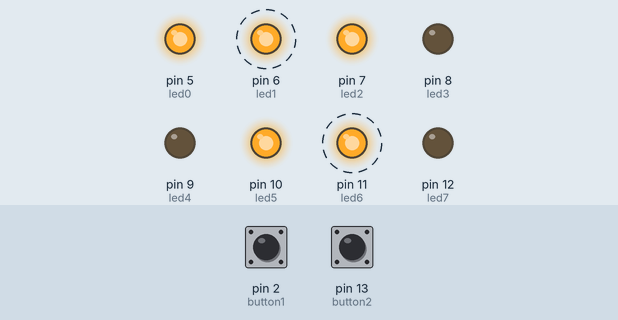
Recording of a sketch running on a simulated Arduino Uno, built with avr-gcc and run on an emulated ATmega328P. Parts: output pins drawn as LEDs (lit = HIGH). Dashed ring = blinking. The inputs (shaded band) are chosen by the test bench; at power-on: pin 2 (button1) HIGH, pin 13 (button2) HIGH.

Above: at 8.0 s.
8.1 s: pin 2 (button1) pulled LOW for 3 s
At 11.2 s:
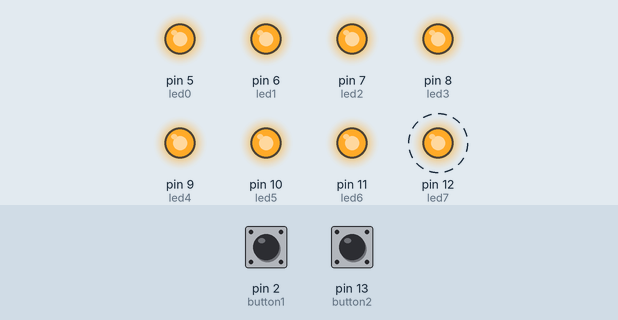
12.7 s: pin 13 (button2) pulled LOW for 3 s
At 13.4 s:
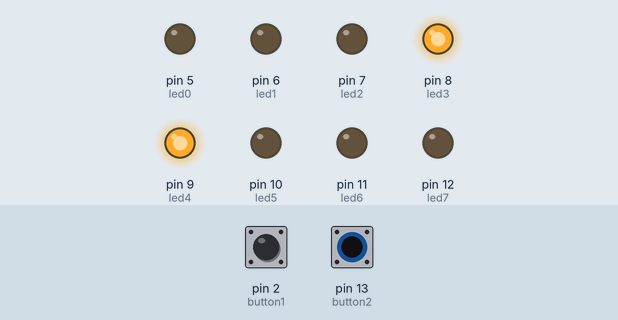
Timing chart, 0 to 23.4 s (numbered marks = the images above; inputs shaded):
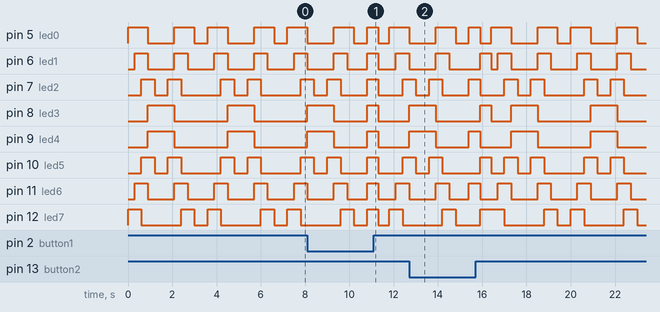

The sketch:

A-Ex6.ino
```cpp
/****************************************************************
**                                                             **
**                          TÍTOL:                             **
**                     Array de 8 LEDs                         **
**                                                             **
**  NOM: Maria de Haro Luna                    DATA: 06/03/2023**
****************************************************************/
//************************ INCLUDE ******************************


//*********************** VARIABLES *****************************
const byte led0 = 5;
const byte led1 = 6;
const byte led2 = 7;
const byte led3 = 8;
const byte led4 = 9;
const byte led5 = 10;
const byte led6 = 11;
const byte led7 = 12;
const byte button1 = 2;
const byte button2 = 13;
unsigned long temps = 300;
byte state1;
byte state2;
//************************* SETUP *******************************
void setup() {              // configura el final de la salida

 pinMode(led0, OUTPUT);
 pinMode(led1, OUTPUT);
 pinMode(led2, OUTPUT);
 pinMode(led3, OUTPUT);
 pinMode(led4, OUTPUT);
 pinMode(led5, OUTPUT);
 pinMode(led6, OUTPUT);
 pinMode(led7, OUTPUT);
 pinMode(button1, INPUT);
 pinMode(button2, INPUT);

}
//************************* LOOP ********************************
void loop() {               // inicia el bucle del programa

 state1 = digitalRead(button1);
 state2 = digitalRead(button2);
 if (state1==0)
{
 digitalWrite(led0, HIGH);
 digitalWrite(led1, HIGH);
 digitalWrite(led2, HIGH);
 digitalWrite(led3, HIGH);
 digitalWrite(led4, HIGH);
 digitalWrite(led5, HIGH);
 digitalWrite(led6, HIGH);
 digitalWrite(led7, HIGH);

 delay(500);

 digitalWrite(led0, LOW);
 digitalWrite(led1, LOW);
 digitalWrite(led2, LOW);
 digitalWrite(led3, LOW);
 digitalWrite(led4, LOW);
 digitalWrite(led5, LOW);
 digitalWrite(led6, LOW);
 digitalWrite(led7, LOW);

 delay(500);
}
else if(state2==0)
{
 digitalWrite(led0, HIGH);
 digitalWrite(led1, LOW);
 digitalWrite(led2, HIGH);
 digitalWrite(led3, LOW);
 digitalWrite(led4, HIGH);
 digitalWrite(led5, LOW);
 digitalWrite(led6, HIGH);
 digitalWrite(led7, LOW);

 delay(500);

 digitalWrite(led0, LOW);
 digitalWrite(led1, HIGH);
 digitalWrite(led2, LOW);
 digitalWrite(led3, HIGH);
 digitalWrite(led4, LOW);
 digitalWrite(led5, HIGH);
 digitalWrite(led6, LOW);
 digitalWrite(led7, HIGH);

 delay(500);
}
else
{
   digitalWrite(led0, HIGH);  //Fila 1
 digitalWrite(led1, LOW);
 digitalWrite(led2, LOW);
 digitalWrite(led3, LOW);
 digitalWrite(led4, LOW);
 digitalWrite(led5, LOW);
 digitalWrite(led6, LOW);
 digitalWrite(led7, HIGH);

 delay(temps);

 digitalWrite(led0, HIGH);  //Fila 2
 digitalWrite(led1, HIGH);
 digitalWrite(led2, LOW);
 digitalWrite(led3, LOW);
 digitalWrite(led4, LOW);
 digitalWrite(led5, LOW);
 digitalWrite(led6, HIGH);
 digitalWrite(led7, HIGH);

 delay(temps);

 digitalWrite(led0, HIGH);  //Fila 3
 digitalWrite(led1, HIGH);
 digitalWrite(led2, HIGH);
 digitalWrite(led3, LOW);
 digitalWrite(led4, LOW);
 digitalWrite(led5, HIGH);
 digitalWrite(led6, HIGH);
 digitalWrite(led7, LOW);

 delay(temps);

 digitalWrite(led0, LOW);  //Fila 4
 digitalWrite(led1, LOW);
 digitalWrite(led2, HIGH);
 digitalWrite(led3, HIGH);
 digitalWrite(led4, HIGH);
 digitalWrite(led5, HIGH);
 digitalWrite(led6, LOW);
 digitalWrite(led7, LOW);

 delay(temps);

 digitalWrite(led0, LOW);  //Files 5 i 6
 digitalWrite(led1, LOW);
 digitalWrite(led2, LOW);
 digitalWrite(led3, HIGH);
 digitalWrite(led4, HIGH);
 digitalWrite(led5, LOW);
 digitalWrite(led6, LOW);
 digitalWrite(led7, LOW);

 delay(temps*2);

 digitalWrite(led0, LOW);  //Fila 7
 digitalWrite(led1, LOW);
 digitalWrite(led2, HIGH);
 digitalWrite(led3, HIGH);
 digitalWrite(led4, HIGH);
 digitalWrite(led5, HIGH);
 digitalWrite(led6, LOW);
 digitalWrite(led7, LOW);

 delay(temps);

 digitalWrite(led0, HIGH);  //Fila 8
 digitalWrite(led1, HIGH);
 digitalWrite(led2, HIGH);
 digitalWrite(led3, LOW);
 digitalWrite(led4, LOW);
 digitalWrite(led5, HIGH);
 digitalWrite(led6, HIGH);
 digitalWrite(led7, LOW);

 delay(temps);

 digitalWrite(led0, HIGH);  //Fila 9
 digitalWrite(led1, HIGH);
 digitalWrite(led2, LOW);
 digitalWrite(led3, LOW);
 digitalWrite(led4, LOW);
 digitalWrite(led5, LOW);
 digitalWrite(led6, HIGH);
 digitalWrite(led7, HIGH);

 delay(temps);

 digitalWrite(led0, HIGH);  //Fila 10
 digitalWrite(led1, LOW);
 digitalWrite(led2, LOW);
 digitalWrite(led3, LOW);
 digitalWrite(led4, LOW);
 digitalWrite(led5, LOW);
 digitalWrite(led6, LOW);
 digitalWrite(led7, HIGH);

 delay(temps);

 digitalWrite(led0, LOW);  //Files 11 i 12
 digitalWrite(led1, LOW);
 digitalWrite(led2, LOW);
 digitalWrite(led3, LOW);
 digitalWrite(led4, LOW);
 digitalWrite(led5, LOW);
 digitalWrite(led6, LOW);
 digitalWrite(led7, LOW);

 delay(temps*2);
}
}
```
